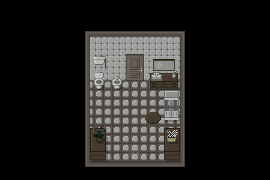

This game map was drawn from its Tiled (.tmx) file and the tilesets committed beside it. A one-line description and the trimmed map source follow:
An orthogonal 15x10 tile map with 18x18 px tiles, 3 tile layers (Livello tile 1, Furniture, Foreground), 3 tilesets and 9 objects.

<map version="1.10" tiledversion="1.11.0" orientation="orthogonal" renderorder="right-down" width="15" height="10" tilewidth="18" tileheight="18" infinite="0" nextlayerid="5" nextobjectid="36">
 <tileset firstgid="1" source="../../TILEMAPS/Tilemap 2/Tilemap2.tsx" />
 <tileset firstgid="171" source="../../TILEMAPS/Tilemap 3/Tilemap3.tsx" />
 <tileset firstgid="324" source="../../TILEMAPS/Furniture/Furniture.tsx" />
 <layer id="1" name="Livello tile 1" width="15" height="10">
  <data>[150 cells, 150 non-empty, 15 distinct tile ids]</data>
 </layer>
 <layer id="2" name="Furniture" width="15" height="10">
  <data>[150 cells, 13 non-empty, 13 distinct tile ids]</data>
 </layer>
 <objectgroup id="4" name="Collisioni">
  <object id="25" x="72" y="18" width="126" height="54" />
  <object id="26" x="180" y="72" width="18" height="108" />
  <object id="27" x="72" y="72" width="18" height="108" />
  <object id="28" x="90" y="162" width="90" height="18" />
  <object id="29" x="162" y="126" width="18" height="36" />
  <object id="31" x="144" y="72" width="36" height="18" />
  <object id="32" x="90" y="72" width="36" height="18" />
  <object id="34" x="90" y="126" width="18" height="36" />
  <object id="35" x="162" y="108" width="18" height="18" />
 </objectgroup>
 <layer id="3" name="Foreground" width="15" height="10">
  <data>[150 cells, 4 non-empty, 4 distinct tile ids]</data>
 </layer>
</map>
